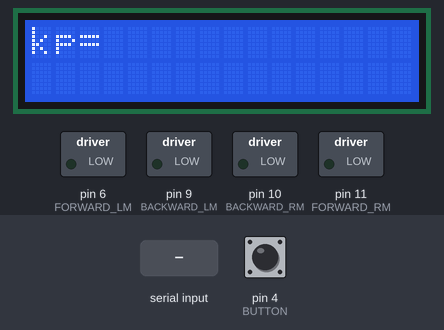
Bench run of a sketch on a simulated Arduino Uno, built with avr-gcc and run on an emulated ATmega328P. On the bench: 16×2 character LCD, switched loads named in the sketch (green lamp = pin HIGH). Inputs (shaded band) come from the test bench; at power-on: pin 4 (BUTTON) HIGH.

Above: at 2.2 s.
2.3 s: "90,45,200\n" received over Serial
At 3.5 s:
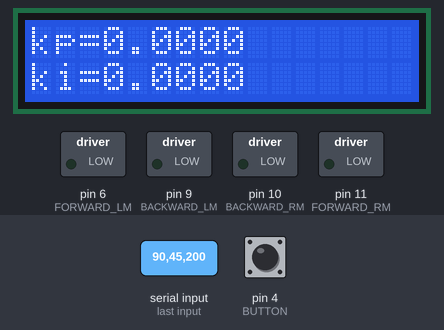
Timing chart, 0 to 5.3 s (numbered marks = the images above; inputs shaded):
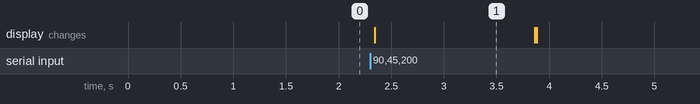

The sketch:

PID_V2.ino
```cpp
//YWROBOT
//Compatible with the Arduino IDE 1.0
//Library version:1.1
#include <Wire.h>
#include <Servo.h>
#include <LiquidCrystal_I2C.h>
#define FORWARD_RM    11          // RIGHT MOTORS FORWARD MOVEMENT
#define FORWARD_LM     6         // LEFT MOTORS FORWARD MOVEMENT
#define BACKWARD_RM   10        // RIGHT MOTORS BACKWARD MOVEMENT
#define BACKWARD_LM    9       // LEFT MOTORS BACKWARD MOVEMENT
#define BUTTON         4      // ON/OFF BUTTON
#define BUZZER        12     // BACKGROUND MUSIC
#define SERVO          5    //SERVO ARM OBSTECALE REMOVE
#define USS_TRIG       3   //ULTRASONIC SENSOR SIGNAL TRANSFER PIN
#define USS_ECHO       2  //ULTRASONIC SENSOR SIGNAL RECIVE PIN
#define LED_BRAKE      7 //RED LED
int IR[5] = { A0, A1, A2, A3, A4 };
int IR_READ[5],speed,currentPos,setPos=12,currentError,prevError,I,D,Flag=1;
String serial_input= "";
int POS=0;
float USS_READ;
float kp,kd,ki,PIDOut;
Servo SERVO_1;
LiquidCrystal_I2C lcd(0x27,16,2);  // set the LCD address to 0x27 for a 16 chars and 2 line display

void getSerial(){
   while (Serial.available())
 {
  char x=Serial.read();
  serial_input +=x;
  delay(2);
 }
 if (serial_input.length()>0)
 {
  getpidvalue();
 }
}
void getpidvalue()
{
  if(serial_input.substring(0,2)=="kp")
  {serial_input.remove(0,2);
  kp=serial_input.toFloat();
   serial_input= "";
    }
  if(serial_input.substring(0,2)=="ki")
  {serial_input.remove(0,2);
  ki=serial_input.toFloat();
   serial_input= "";
    }
  if(serial_input.substring(0,2)=="kd")
  {serial_input.remove(0,2);
  kd=serial_input.toFloat();
  serial_input= "";
    }
  if(serial_input.substring(0,2)=="sp")
  {serial_input.remove(0,2);
  speed=serial_input.toInt();
   serial_input= "";
    }
   lcd.clear();
   lcd.setCursor(0,0);
   lcd.print("kp=");
   lcd.print(kp,4);
   lcd.setCursor(0,1);
   lcd.print("ki=");
   lcd.print(ki,4);
   delay(1500);
   lcd.clear();
   lcd.setCursor(0,0);
   lcd.print("kd=");
   lcd.print(kd);
   lcd.setCursor(0,1);
   lcd.print("speed=");
   lcd.print(speed);
}

void readIR()
{
  for (int i = 0; i < 5; i++)
        IR_READ[i] = digitalRead(IR[i]);  //STORE IR READINGS IN ARRAY
}

void STOP() {
  analogWrite(FORWARD_RM, LOW);
  analogWrite(FORWARD_LM, LOW);
}
//OBSTACLE DISTANCE DETECTION
int USS() {
  float DURATION, DISTANCE;
  digitalWrite(USS_TRIG, LOW);
  delayMicroseconds(1);
  digitalWrite(USS_TRIG, HIGH);
  delayMicroseconds(10);
  digitalWrite(USS_TRIG, LOW);
  DURATION = pulseIn(USS_ECHO, HIGH);
  DISTANCE = (DURATION * 0.0343) / 1;
  //delay(100);
  return DISTANCE;
}
//OBSTACLE REMOVAL
int SERVO_M() {
  for (POS = 0; POS <= 180; POS += 1) {
    SERVO_1.write(POS);
    delayMicroseconds(1000);
  }
  for (POS = 180; POS >= 0; POS -= 1) {
    SERVO_1.write(POS);
    delayMicroseconds(1000);
  }
}
void FollowLine(){
   readIR();
  currentPos=IR_READ[0]*1+IR_READ[1]*2+IR_READ[2]*3+IR_READ[3]*4+IR_READ[4]*5;
 if(currentPos==0)
 {
   STOP();
   Flag=1;
 }
 else if(currentPos==15)
 {
  }
 else
 {
   currentError= setPos-currentPos;
   I+=currentError;
   D=currentError-prevError;
   prevError=currentError;
   PIDOut=kp*currentError+ki*I+kd*D;

   analogWrite(FORWARD_RM,constrain(speed-PIDOut,0,255));
   analogWrite(FORWARD_LM,constrain(speed+PIDOut,0,255));
 }
}

void setup()
{ Serial.begin(9600);
  pinMode(FORWARD_RM, OUTPUT);
  pinMode(FORWARD_LM, OUTPUT);
  pinMode(BACKWARD_RM, OUTPUT);
  pinMode(BACKWARD_LM, OUTPUT);
  pinMode(BUTTON, INPUT_PULLUP);
  pinMode(USS_TRIG, OUTPUT);
  pinMode(USS_ECHO, INPUT);
  lcd.init();                      // initialize the lcd
  lcd.backlight();
  lcd.print("kp=");
  delay(1000);
}


void loop()
{
  getSerial();
  SERVO_1.write(POS);
  if(digitalRead(BUTTON)==LOW)
    Flag=0;
  if(Flag==0){
  FollowLine();
  }
  I=0;
}
```

Measured:
- after the input at 2.3 s, the display: changes at once (image 1)
- what the display in image 1 shows lasts 1.6 s, from 2.3 s to 3.9 s
